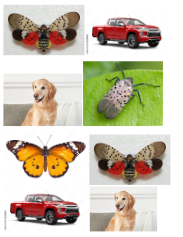
#> input picture testimg3.png, 183 x 237 px, given in place of testimg3.jpg, which was not available
$ python test2.py
#> lines starting #> are read from the running program, lines starting #| are printed output that depends on the picture
### model/ConvNet.py
import torch
import torch.nn as nn
import pickle
import cv2

ONNX_NET_OUTPUT = "./bin/ConvNet.onnx"

class ConvNet(nn.Module):
    # [29 lines left out: functions __init__, forward, not called in this run]

class ONNX_NET():
    def __init__(self, model_data_path) -> None:
        self.data_path = model_data_path
        self.data = None

        self.model_weights = None
        self.class_to_idx = None
        self.idx_to_class = None
        self.num_classes = None

        self.pytorch_net = None
        self.onnx_net = None

    def initialize_data(self):
        with open(self.data_path, "rb") as handle:
            self.data = pickle.load(handle)
        self.model_weights = self.data["model"]
        self.class_to_idx = self.data["class_to_idx"]
        self.idx_to_class = self.data["idx_to_class"]
        self.num_classes = len(self.class_to_idx)
    def initialize_onnx_net(self):
        if not self.data:
            self.initialize_data()
        if not self.pytorch_net:
            net = ConvNet(num_classes=self.num_classes)
            net.load_state_dict(self.model_weights)
            net.eval()
            self.pytorch_net = net
        torch.onnx.export(
            self.pytorch_net,
            torch.randn(1, 3, 64, 64, requires_grad=True),
            ONNX_NET_OUTPUT,
            export_params=True,
            do_constant_folding=True,
            input_names = ['input'],
            output_names = ['output'],
            dynamic_axes={'input' : {0 : 'batch_size'},
                                'output' : {0 : 'batch_size'}}
            )
    def get_onnx_net(self):
        if not self.onnx_net:
            self.initialize_onnx_net()
            self.onnx_net = cv2.dnn.readNetFromONNX(ONNX_NET_OUTPUT)
        return self.onnx_net

### _testing/test2.py
from model import ConvNet
import cv2
import numpy as np
import random

from imutils.object_detection import non_max_suppression

img_path = "./testimg3.jpg"
# load the input image
image = cv2.imread(img_path)
#> image is the input picture: shape (237, 183, 3); mean B, G, R 177.2, 196.4, 204.1
image = cv2.resize(image, (1024,1024))
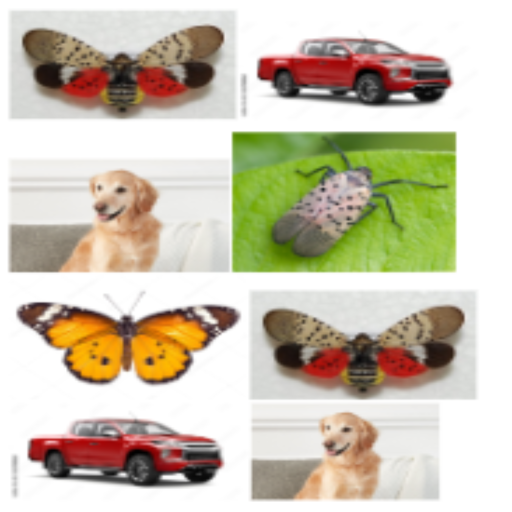
#> image: shape (1024, 1024, 3) (shown at 1/2 size); mean B, G, R 177.1, 196.3, 204
model_path = "./bin/data_final_7.pickle"
onnx_net = ConvNet.ONNX_NET(model_data_path=model_path)
#> (the run stopped early here; a loop or call above may not have finished)

$ run again, with cost_test.webp saved as testimg3.png
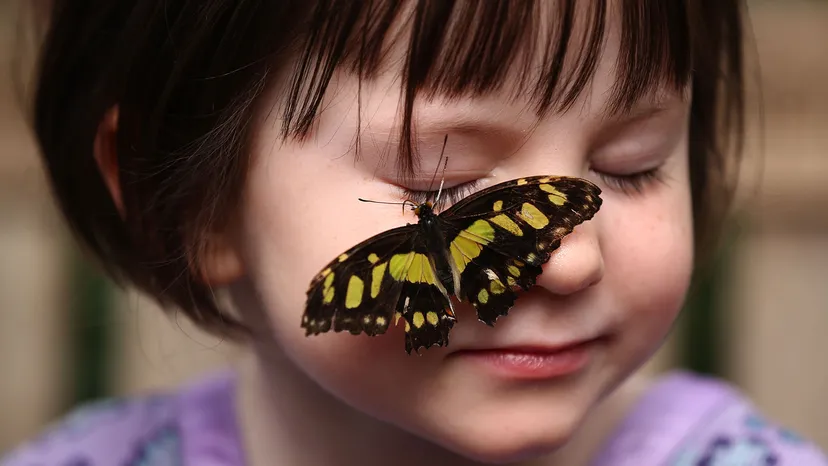
#> input picture cost_test.webp, 828 x 466 px, given in place of testimg3.jpg, which was not available
#> image is the input picture: shape (466, 828, 3); mean B, G, R 72.1, 80.8, 107.6
#> `image = cv2.resize(image, (1024,1024))`:
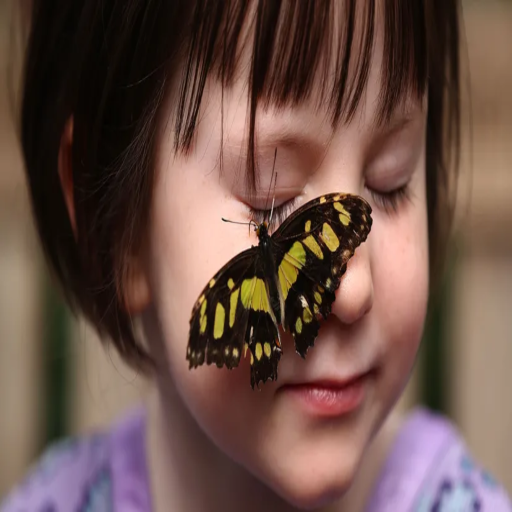
#> image: shape (1024, 1024, 3) (shown at 1/2 size); mean B, G, R 72, 80.7, 107.5

$ run again, with img_1.jpeg saved as testimg3.png
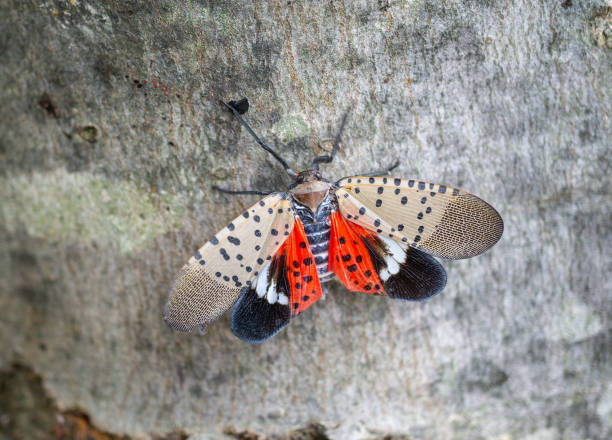
#> input picture img_1.jpeg, 612 x 440 px, given in place of testimg3.jpg, which was not available
#> image is the input picture: shape (440, 612, 3); mean B, G, R 136.5, 140.7, 144.4
#> `image = cv2.resize(image, (1024,1024))`:
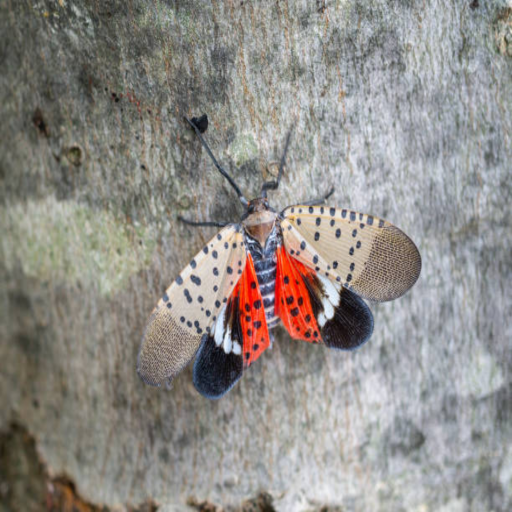
#> image: shape (1024, 1024, 3) (shown at 1/2 size); mean B, G, R 136.4, 140.6, 144.2
